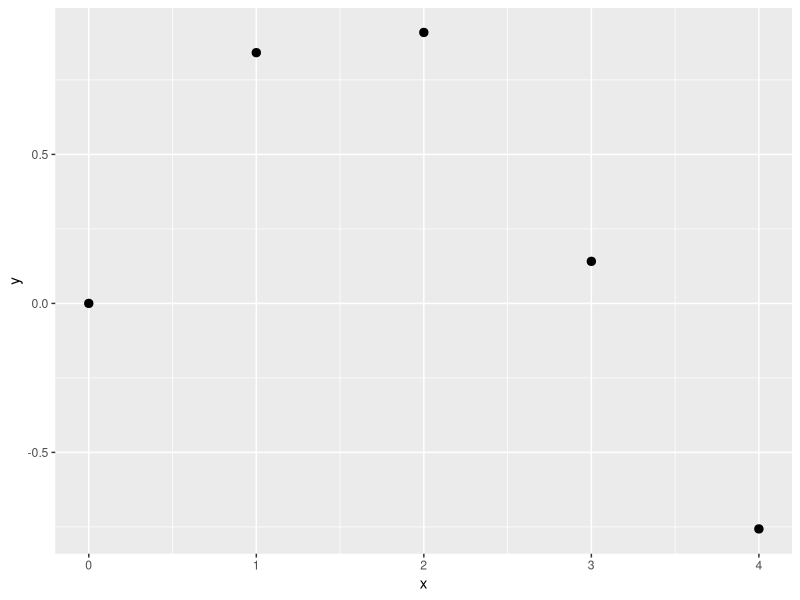

Reproduce this figure in R. (Note: this script raises an error after producing the figure.)
## ---- chunk 1
knitr::opts_chunk$set(echo = TRUE)
## ---- chunk 2
library(dplyr)
library(magrittr)
library(ggplot2)

tmp <- data.frame(x = seq(0, 4, 1)) %>%
  mutate(y = sin(x))

tmp %>%
  ggplot(aes(x = x, y = y)) +
  geom_point(size = 2.5)
## ---- chunk 3
# Set up data

stan_data <- list(N = nrow(tmp),
                  x = tmp$x)

# Specify model

model <- "

"

# Run model

m1 <- stan(model_code = model,
           data = stan_data, 
           iter = 3000, 
           chains = 3, 
           control = list(max_treedepth = 15),
           seed = 123
          )
## ---- chunk 4
# Extract posterior

posterior <- as.data.frame(m1)

# Plot


